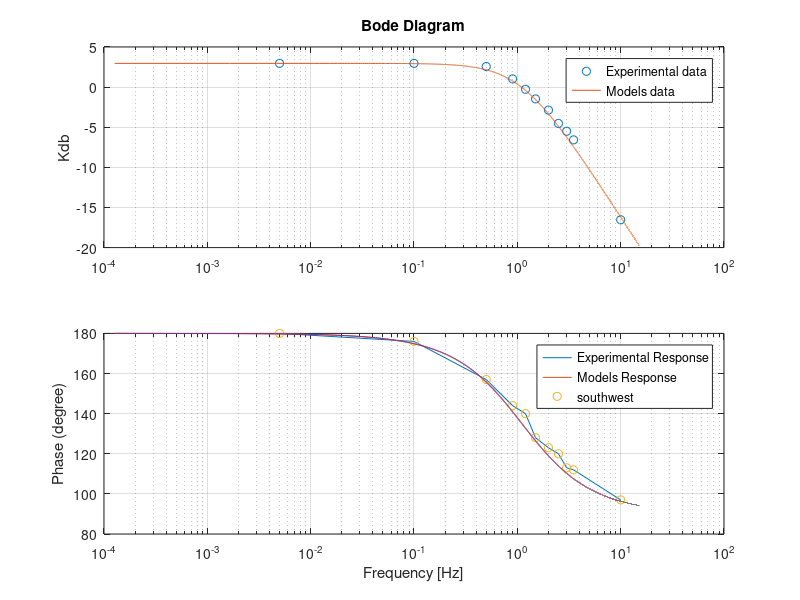

Reproduce this figure in MATLAB.
%% Frequency Analysis
% Analysis of the grey-box system provided in class in the frequency
% domain, Creating it's experimental bode plot and compare with the Model's
clc
clear
s=tf('s');

% Frequency Values tested: ----------------------------------------------
Freq_Hz=   [5e-3        0.1         0.5         0.9         1.2         ...
            1.5         2.0         2.5         3           3.5         10     ]; 

% Gain found for the frequency values in Freq_Hz: ------------------------
K_array=   [1.406       1.406        1.344       1.125      969e-3      ...
            844e-3      719e-3       594e-3      531e-3     469e-3      149e-3  ];


% Phase shift found for the frequency values in Freq_Hz: ------------------
Phase_array= [180       176          157         144        140         ...
              128       123          120         113        112         97    ];


% Gain in db (for the bode plot)
Kdb_array=20*log10(K_array);


%% Experimental Bode Plot:
hold on

% Kdb Subplot -----------------------------------------
subplot(2,1, 1)                 % 2 lines, 1 collum, position 1
semilogx(Freq_Hz,Kdb_array)     % Plot in Log Scale

title('Bode Diagram')
ylabel('Gain [db]')
grid on

% Phase Subplot ---------------------------------------
subplot(2,1, 2)                 % 2 lines, 1 collum, position 2
semilogx(Freq_Hz,Phase_array)

grid on
ylabel('Phase (degree)')
xlabel('Frequency [Hz]')


%% Model's Bode plot

% Model's Transfer Function
t  = 0.1436;        % Time constant [sec]
K  = 1.406;         % Static Gain   [adm]
Gp =-K/(t*s+1);     % Analytical Model of the plant

% Frequency Range
start_w = (5e-3)/(2*pi);                    % Plot's Start W
end_w   = 95;                               % Plot's End W
W_bode=linspace(start_w, end_w, 10000);     % W points for the Bode to plot

% Model's BODE plot
[mag_bode, phase_bode, wout] =   bode(Gp, W_bode);

mag_model       = mag_bode(:,1:end);        % Gain [not in db]
phase_model     = phase_bode(:,1:end);      % Phase in Degrees
Freq_Hz_Model   = wout/(2*pi);              % Frequency in Hz

Kdb_model=20*log10(mag_model);              % Gain in db

% MODEL'S Bode: =============================
hold on
% Kdb ---------------------------------------
subplot(2,1, 1)
semilogx(Freq_Hz_Model, Kdb_model)  % Model's Bode (Gain)

grid on
title('Bode Diagram')
ylabel('Kdb')


% Phase ---------------------------------------
subplot(2,1, 2)
semilogx(Freq_Hz_Model, phase_model)

grid on
ylabel('Phase (degree)')
xlabel('Frequency [Hz]')


%% COMPARE BODE
% Compare EXPERIMENTAL Bode and MODEL'S Bode: =============================
close all
hold on

% Kdb Subplot ---------------------------------------
subplot(2,1, 1)
semilogx(Freq_Hz,Kdb_array,'o', Freq_Hz_Model, Kdb_model)  % Model's Bode (Gain)

grid on
title('Bode Diagram')
ylabel('Kdb')
legend('Experimental data','Models data', Location='southwest')


% Phase Subplot---------------------------------------
subplot(2,1, 2)
semilogx(Freq_Hz,Phase_array,'o', Freq_Hz_Model, phase_model)

grid on
ylabel('Phase (degree)')
xlabel('Frequency [Hz]')
legend('Experimental Response','Models Response',Location='southwest')
